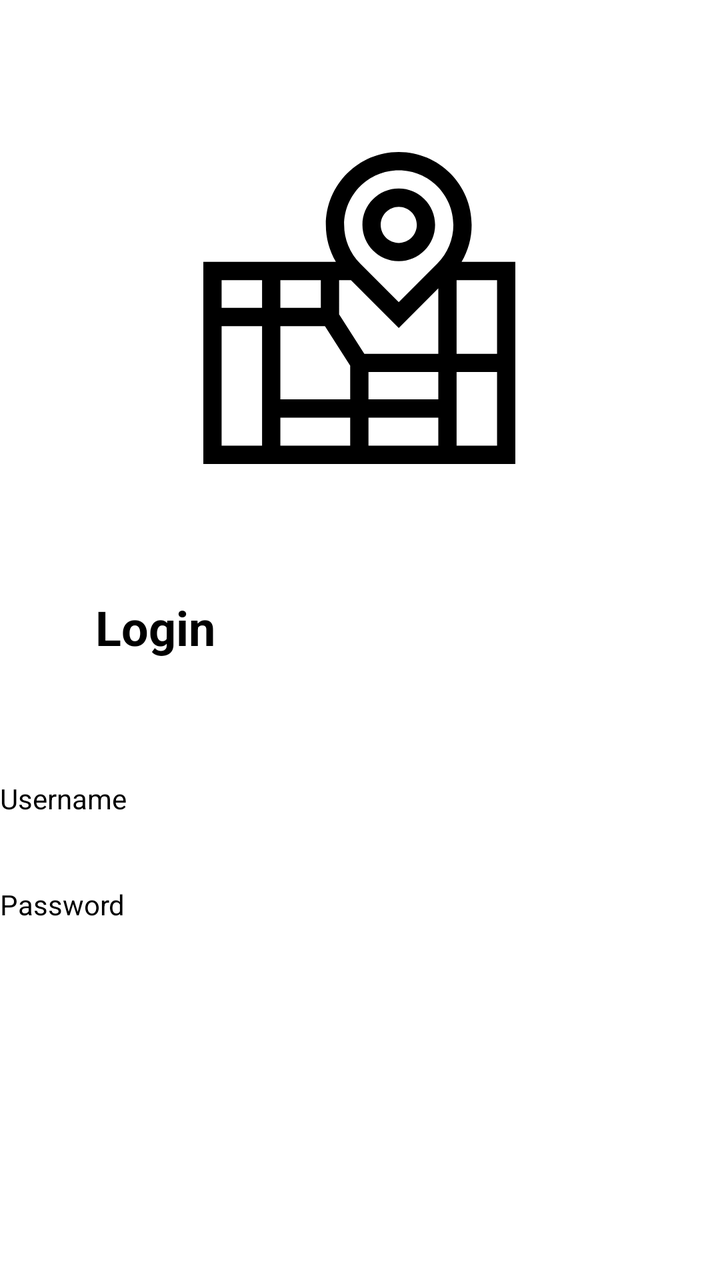
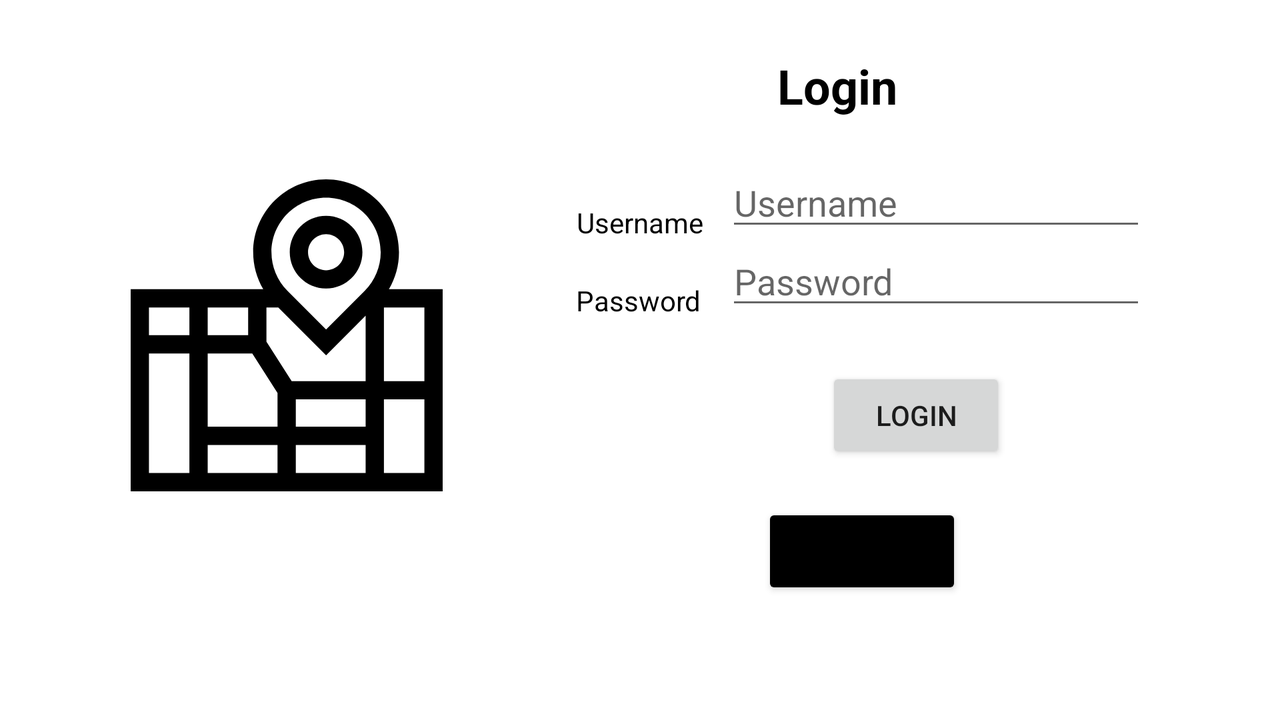

The same Android screen from two of the app's own layout files: first res/layout/ as a phone draws it, then the author's variant for another configuration, drawn on a device whose configuration selects that folder. Both files follow.
<!-- AndroidManifest.xml: application theme Theme.AppCM -->
<!-- res/layout/activity_login.xml -->
<?xml version="1.0" encoding="utf-8"?>
<androidx.constraintlayout.widget.ConstraintLayout xmlns:android="http://schemas.android.com/apk/res/android"
    xmlns:app="http://schemas.android.com/apk/res-auto"
    xmlns:tools="http://schemas.android.com/tools"
    android:layout_width="match_parent"
    android:layout_height="match_parent"
    tools:context=".Login">


    <TextView
        android:id="@+id/textView"
        android:layout_width="wrap_content"
        android:layout_height="wrap_content"
        android:layout_marginTop="24dp"
        android:text="@string/login"
        android:textColor="@color/black"
        android:textSize="24sp"
        android:textStyle="bold"
        app:layout_constraintBottom_toBottomOf="parent"
        app:layout_constraintEnd_toEndOf="parent"
        app:layout_constraintHorizontal_bias="0.159"
        app:layout_constraintStart_toStartOf="parent"
        app:layout_constraintTop_toBottomOf="@+id/imageView"
        app:layout_constraintVertical_bias="0.047" />

    <TextView
        android:id="@+id/textView2"
        android:layout_width="wrap_content"
        android:layout_height="wrap_content"
        android:layout_marginTop="60dp"
        android:text="@string/username"
        android:textColor="@color/black"
        app:layout_constraintTop_toBottomOf="@+id/textView"
        tools:ignore="MissingConstraints"
        tools:layout_editor_absoluteX="56dp" />

    <ImageView
        android:id="@+id/imageView"
        android:layout_width="156dp"
        android:layout_height="208dp"
        app:layout_constraintBottom_toBottomOf="parent"

        app:layout_constraintEnd_toEndOf="parent"
        app:layout_constraintHorizontal_bias="0.498"
        app:layout_constraintStart_toStartOf="parent"
        app:layout_constraintTop_toTopOf="parent"
        app:layout_constraintVertical_bias="0.116"
        app:srcCompat="@drawable/ic_city_map"
        tools:ignore="MissingConstraints,VectorDrawableCompat" />

    <TextView
        android:id="@+id/textView3"
        android:layout_width="wrap_content"
        android:layout_height="wrap_content"
        android:layout_marginTop="53dp"
        android:text="@string/password"
        android:textColor="@color/black"
        app:layout_constraintTop_toTopOf="@+id/textView2"
        tools:ignore="MissingConstraints"
        tools:layout_editor_absoluteX="56dp" />

</androidx.constraintlayout.widget.ConstraintLayout>
<!-- resources referenced by this layout -->
<resources>
  <!-- drawable ic_city_map (drawable) -->
  <vector xmlns:android="http://schemas.android.com/apk/res/android"
      android:width="512dp"
      android:height="512dp"
      android:viewportWidth="512"
      android:viewportHeight="512">
    <path
        android:fillColor="#FF000000"
        android:pathData="m423.828,180.293c10.756,-18.197 16.5,-39.005 16.5,-60.7 0,-65.944 -53.648,-119.593 -119.671,-119.593 -65.944,0 -119.593,53.649 -119.593,119.593 0,21.695 5.743,42.503 16.5,60.7h-217.564v331.707h512v-331.707zM482,331.146h-66.4v-120.853h66.4zM192.8,255.72h-66.4v-45.427h66.4zM199.584,285.72 L241,350.53v55.415h-114.6v-120.225zM126.4,435.945h114.6v46.055h-114.6zM271,435.945h114.6v46.055h-114.6zM385.6,405.945h-114.6v-44.798h114.6zM264.216,331.146 L222.8,266.336v-56.043h19.431l78.466,78.421 64.903,-64.867v107.299zM320.736,30c49.401,0 89.592,40.191 89.592,89.593 0,23.941 -9.325,46.446 -26.259,63.369l-63.373,63.338 -63.373,-63.337c-16.934,-16.924 -26.259,-39.429 -26.259,-63.37 0,-49.402 40.192,-89.593 89.672,-89.593zM96.4,210.293v45.427h-66.4v-45.427zM30,285.72h66.4v196.28h-66.4zM415.6,482v-120.854h66.4v120.854z"/>
    <path
        android:fillColor="#FF000000"
        android:pathData="m320.696,179.225c32.881,0 59.632,-26.751 59.632,-59.632s-26.751,-59.632 -59.632,-59.632 -59.632,26.751 -59.632,59.632 26.751,59.632 59.632,59.632zM320.696,89.96c16.339,0 29.632,13.293 29.632,29.632s-13.293,29.632 -29.632,29.632 -29.632,-13.293 -29.632,-29.632 13.293,-29.632 29.632,-29.632z"/>
  </vector>
  <string name="login">Login</string>
  <string name="password">Password</string>
  <string name="username">Username</string>
  <style name="Theme.AppCM" parent="Theme.MaterialComponents.DayNight.DarkActionBar">
          
          <item name="colorPrimary">@color/purple_500</item>
          <item name="colorPrimaryVariant">@color/purple_700</item>
          <item name="colorOnPrimary">@color/white</item>
          
          <item name="colorSecondary">@color/teal_200</item>
          <item name="colorSecondaryVariant">@color/teal_700</item>
          <item name="colorOnSecondary">@color/black</item>
          
          <item name="android:statusBarColor" tools:targetApi="l">?attr/colorPrimaryVariant</item>
          
      </style>
</resources>
<!-- res/layout-land/activity_login.xml (the author's variant of the layout above) -->
<!-- drawn on the phone turned sideways -->
<?xml version="1.0" encoding="utf-8"?>
<androidx.constraintlayout.widget.ConstraintLayout xmlns:android="http://schemas.android.com/apk/res/android"
    xmlns:app="http://schemas.android.com/apk/res-auto"
    xmlns:tools="http://schemas.android.com/tools"
    android:layout_width="match_parent"
    android:layout_height="match_parent"
    tools:context=".Login">


    <EditText
        android:id="@+id/edit_name"
        android:layout_width="wrap_content"
        android:layout_height="wrap_content"
        android:ems="10"
        android:hint="@string/username"
        android:inputType="textPersonName"
        app:layout_constraintBottom_toBottomOf="parent"
        app:layout_constraintEnd_toEndOf="parent"
        app:layout_constraintHorizontal_bias="0.844"
        app:layout_constraintStart_toStartOf="parent"
        app:layout_constraintTop_toTopOf="parent"
        app:layout_constraintVertical_bias="0.248" />

    <TextView
        android:id="@+id/textView"
        android:layout_width="wrap_content"
        android:layout_height="wrap_content"
        android:text="@string/login"
        android:textColor="@color/black"
        android:textSize="24sp"
        android:textStyle="bold"
        app:layout_constraintBottom_toBottomOf="parent"
        app:layout_constraintEnd_toEndOf="parent"
        app:layout_constraintHorizontal_bias="0.67"
        app:layout_constraintStart_toStartOf="parent"
        app:layout_constraintTop_toTopOf="parent"
        app:layout_constraintVertical_bias="0.081" />

    <TextView
        android:id="@+id/textView2"
        android:layout_width="wrap_content"
        android:layout_height="wrap_content"
        android:text="@string/username"
        android:textColor="@color/black"
        app:layout_constraintBottom_toBottomOf="parent"
        app:layout_constraintEnd_toEndOf="parent"
        app:layout_constraintStart_toStartOf="parent"
        app:layout_constraintTop_toTopOf="parent"
        app:layout_constraintVertical_bias="0.298"
        tools:ignore="MissingConstraints" />

    <EditText
        android:id="@+id/edit_password"
        android:layout_width="wrap_content"
        android:layout_height="wrap_content"
        android:ems="10"
        android:hint="@string/password"
        android:inputType="textPassword"
        app:layout_constraintBottom_toBottomOf="parent"
        app:layout_constraintEnd_toEndOf="parent"
        app:layout_constraintHorizontal_bias="0.844"
        app:layout_constraintStart_toStartOf="parent"
        app:layout_constraintTop_toTopOf="parent"
        app:layout_constraintVertical_bias="0.371" />

    <Button
        android:id="@+id/btn_frag"
        android:layout_width="wrap_content"
        android:layout_height="wrap_content"
        android:layout_marginStart="159dp"
        android:layout_marginEnd="159dp"
        android:maxWidth="100dip"
        android:minWidth="100dip"
        android:text="@string/notes"
        app:backgroundTint="#000000"
        app:layout_constraintBottom_toBottomOf="parent"
        app:layout_constraintEnd_toEndOf="parent"
        app:layout_constraintHorizontal_bias="1.0"
        app:layout_constraintStart_toStartOf="parent"
        app:layout_constraintTop_toTopOf="parent"
        app:layout_constraintVertical_bias="0.807" />

    <TextView
        android:id="@+id/textView3"
        android:layout_width="wrap_content"
        android:layout_height="wrap_content"
        android:text="@string/password"
        android:textColor="@color/black"
        app:layout_constraintBottom_toBottomOf="parent"
        app:layout_constraintEnd_toEndOf="parent"
        app:layout_constraintHorizontal_bias="0.499"
        app:layout_constraintStart_toStartOf="parent"
        app:layout_constraintTop_toTopOf="parent"
        app:layout_constraintVertical_bias="0.413"
        tools:ignore="MissingConstraints" />

    <ImageView
        android:id="@+id/imageView"
        android:layout_width="156dp"
        android:layout_height="208dp"
        app:layout_constraintBottom_toBottomOf="parent"

        app:layout_constraintEnd_toEndOf="parent"
        app:layout_constraintHorizontal_bias="0.135"
        app:layout_constraintStart_toStartOf="parent"
        app:layout_constraintTop_toTopOf="parent"
        app:layout_constraintVertical_bias="0.418"
        app:srcCompat="@drawable/ic_city_map"
        tools:ignore="MissingConstraints,VectorDrawableCompat" />

    <Button
        android:id="@+id/btn_login"
        android:layout_width="wrap_content"
        android:layout_height="wrap_content"
        android:maxWidth="100dip"
        android:minWidth="90dip"
        android:text="@string/login"
        app:layout_constraintBottom_toBottomOf="parent"
        app:layout_constraintEnd_toEndOf="parent"
        app:layout_constraintHorizontal_bias="0.751"
        app:layout_constraintStart_toStartOf="parent"
        app:layout_constraintTop_toTopOf="parent"
        app:layout_constraintVertical_bias="0.589" />

</androidx.constraintlayout.widget.ConstraintLayout>
<!-- resources referenced by the variant -->
<!-- as the phone turned sideways resolves them -->
<resources>
  <!-- drawable ic_city_map (drawable) -->
  <vector xmlns:android="http://schemas.android.com/apk/res/android"
      android:width="512dp"
      android:height="512dp"
      android:viewportWidth="512"
      android:viewportHeight="512">
    <path
        android:fillColor="#FF000000"
        android:pathData="m423.828,180.293c10.756,-18.197 16.5,-39.005 16.5,-60.7 0,-65.944 -53.648,-119.593 -119.671,-119.593 -65.944,0 -119.593,53.649 -119.593,119.593 0,21.695 5.743,42.503 16.5,60.7h-217.564v331.707h512v-331.707zM482,331.146h-66.4v-120.853h66.4zM192.8,255.72h-66.4v-45.427h66.4zM199.584,285.72 L241,350.53v55.415h-114.6v-120.225zM126.4,435.945h114.6v46.055h-114.6zM271,435.945h114.6v46.055h-114.6zM385.6,405.945h-114.6v-44.798h114.6zM264.216,331.146 L222.8,266.336v-56.043h19.431l78.466,78.421 64.903,-64.867v107.299zM320.736,30c49.401,0 89.592,40.191 89.592,89.593 0,23.941 -9.325,46.446 -26.259,63.369l-63.373,63.338 -63.373,-63.337c-16.934,-16.924 -26.259,-39.429 -26.259,-63.37 0,-49.402 40.192,-89.593 89.672,-89.593zM96.4,210.293v45.427h-66.4v-45.427zM30,285.72h66.4v196.28h-66.4zM415.6,482v-120.854h66.4v120.854z"/>
    <path
        android:fillColor="#FF000000"
        android:pathData="m320.696,179.225c32.881,0 59.632,-26.751 59.632,-59.632s-26.751,-59.632 -59.632,-59.632 -59.632,26.751 -59.632,59.632 26.751,59.632 59.632,59.632zM320.696,89.96c16.339,0 29.632,13.293 29.632,29.632s-13.293,29.632 -29.632,29.632 -29.632,-13.293 -29.632,-29.632 13.293,-29.632 29.632,-29.632z"/>
  </vector>
  <string name="login">Login</string>
  <string name="notes">Notes</string>
  <string name="password">Password</string>
  <string name="username">Username</string>
  <style name="Theme.AppCM" parent="Theme.MaterialComponents.DayNight.DarkActionBar">
          
          <item name="colorPrimary">@color/purple_500</item>
          <item name="colorPrimaryVariant">@color/purple_700</item>
          <item name="colorOnPrimary">@color/white</item>
          
          <item name="colorSecondary">@color/teal_200</item>
          <item name="colorSecondaryVariant">@color/teal_700</item>
          <item name="colorOnSecondary">@color/black</item>
          
          <item name="android:statusBarColor" tools:targetApi="l">?attr/colorPrimaryVariant</item>
          
      </style>
</resources>
